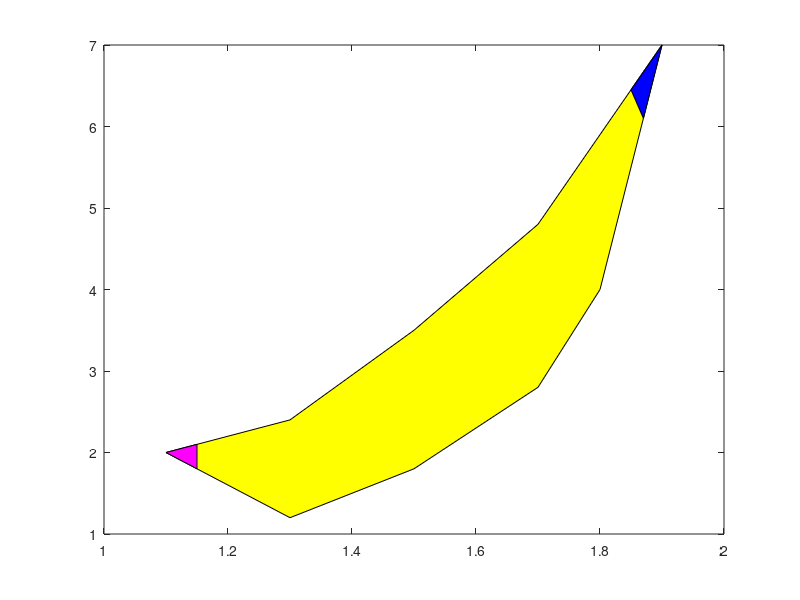

Reproduce this figure in MATLAB.
% Detta program ritar en annan frukt!
clf
x=[1.1:0.2:1.7 1.8 1.9:(-0.2):1.2]; 
y=[2 1.2 1.8 2.8 4 7 4.8 3.5 2.4];
fill(x,y,'y') 
hold on
fill([1.1 1.15 1.15],[2 1.8 2.1],'m',[1.85 1.87 1.9],[6.45 6.1 7],'b') 

